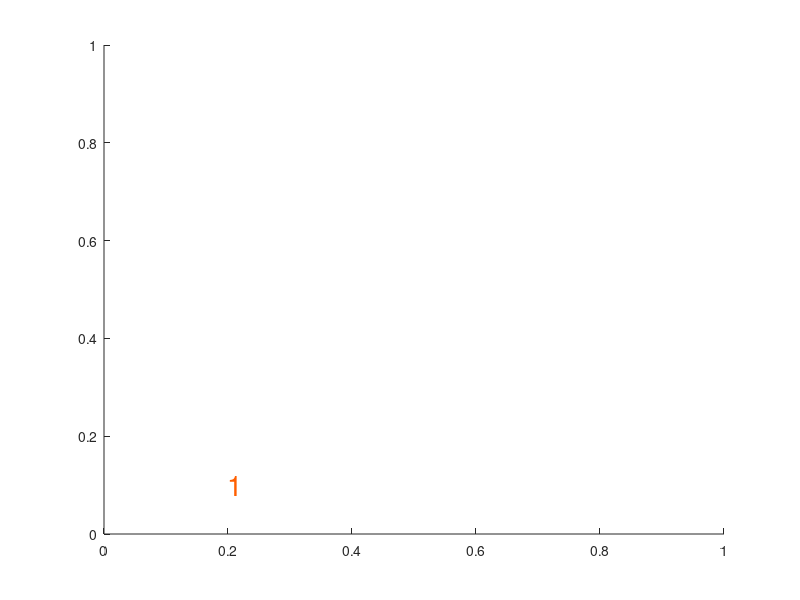

MATLAB code for this plot: (Note: this script raises an error after producing the figure.)
function [] = C4_select_indiv_RFT_ROI()

% Topoplot ROIs for individual subs and select the best roi

roi_topoplot_path = 'Z:\Load\Results\FieldTripPlots\ROI\';
save_path = 'Z:\MATLAB\Perceptual_Load\FieldTrip\Results\group_level\RFT\ROI_RFT\';

chos_roi_L = nan(35,1);
chos_roi_R = nan(35,1);

%plot ranks of colors
clmp = colormap('jet');
figure;for roi=1:5; text(.2*roi,.1*roi,num2str(roi),'FontSize',20,'Color',clmp(roi*50,:)); end
xlim([0 1.5]); ylim([0 0.75]);

badSubs = 28;
for subj = setxor(1:35,badSubs)
    figure;imshow([roi_topoplot_path num2str(subj) '_left_RFT_ROI.jpg'])
    chos_roi_L(subj,:) = input('Enter which roi?');
    figure;imshow([roi_topoplot_path num2str(subj) '_right_RFT_ROI.jpg'])
    chos_roi_R(subj,:) = input('Enter which roi?');
    close; close
end
save([save_path 'selected_indiv_ROIs'],'chos_roi_L','chos_roi_R');

end